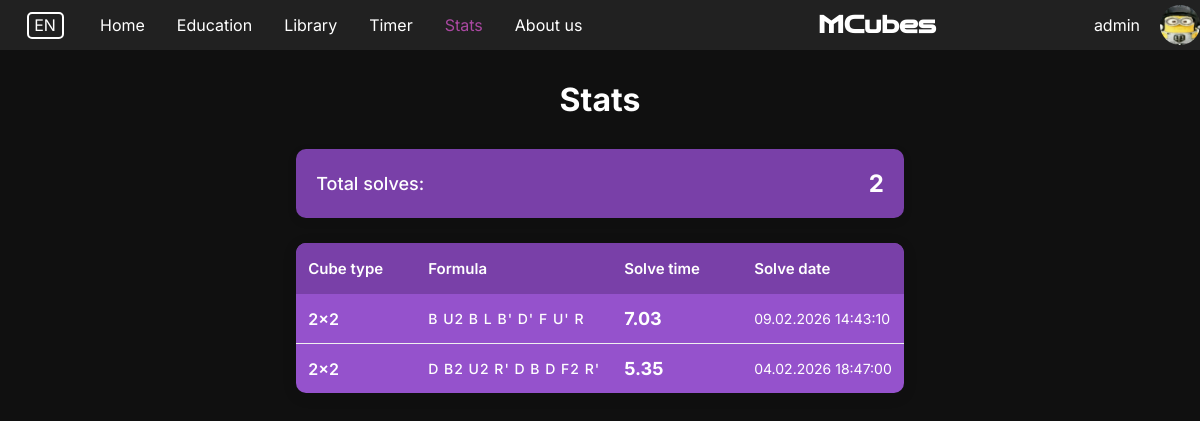
Page /stats/history/ (signed in) on the earlier database version.
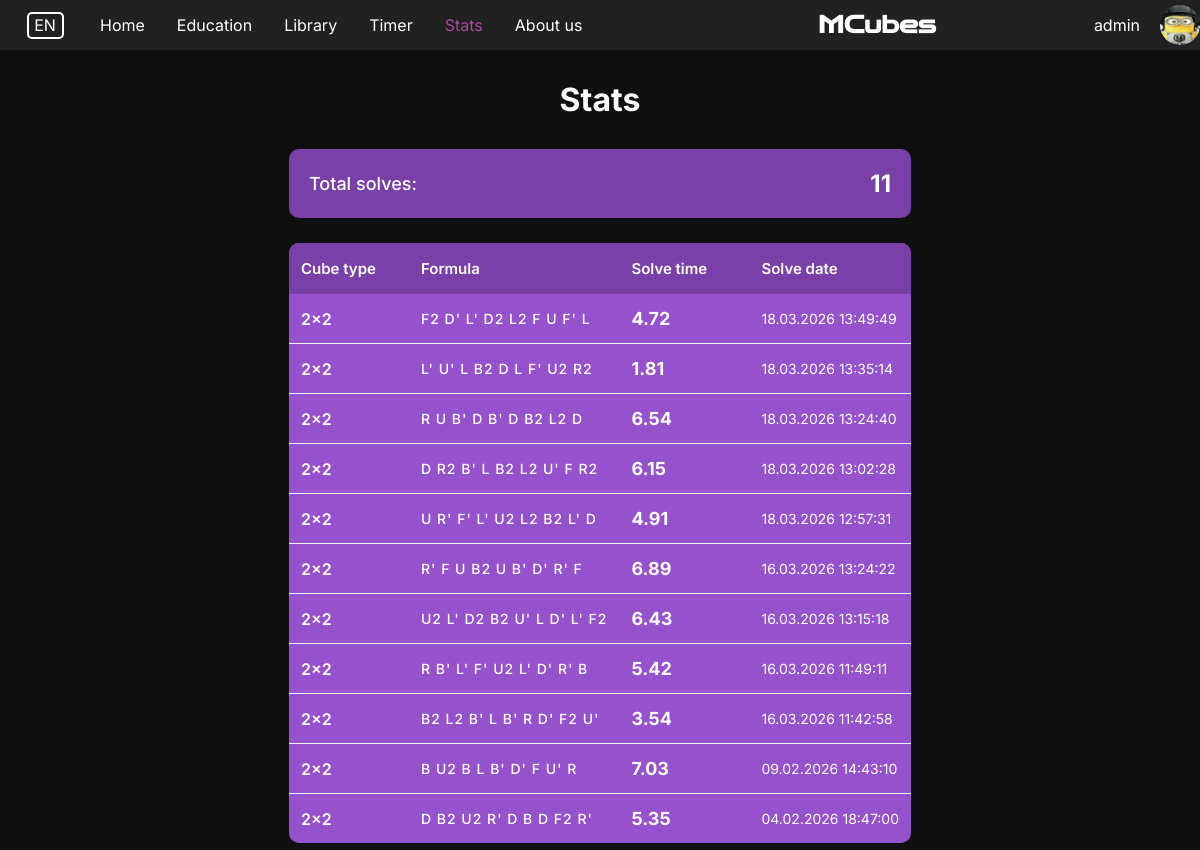
Same page on the later database version.
### account/models.py (models this page shows, shortened)
class MyAccount(AbstractBaseUser, PermissionsMixin):
    id = models.AutoField(primary_key=True)
    email = models.EmailField(verbose_name="email", max_length=60, unique=True)
    nickname = models.CharField(max_length=30, unique=True)
    avatar = models.ImageField(upload_to='avatars/', blank=True, null=True)
    date_joined = models.DateTimeField(auto_now_add=True)
    last_login = models.DateTimeField(auto_now=True)
    is_active = models.BooleanField(default=True)
    is_admin = models.BooleanField(default=False)
    is_staff = models.BooleanField(default=False)
    is_superuser = models.BooleanField(default=False)
    USERNAME_FIELD = 'email'
    REQUIRED_FIELDS = ['nickname']
    objects = MyAccountManager()

### rubik_timer/models.py (models this page shows, shortened)
class Solve(models.Model):
    CUBE_TYPES = [
        ('2x2', '2x2'),
        ('3x3', '3x3'),
        ('4x4', '4x4'),
        ('pyraminx', 'Пираминкс'),
    ]
    user = models.ForeignKey(
        settings.AUTH_USER_MODEL,
        on_delete=models.CASCADE,
        related_name='solves'
    )
    cube_type = models.CharField(max_length=20, choices=CUBE_TYPES, default='2x2')
    scramble = models.CharField(max_length=200)  # формула перемешивания
    solve_time = models.FloatField()  # время в секундах
    solved_at = models.DateTimeField(default=timezone.now)
    class Meta:
        ordering = ['-solved_at']
        db_table = 'rubik_timer_solve'
    def formatted_time(self):
        minutes = int(self.solve_time // 60)
        seconds = self.solve_time % 60
        return f"{minutes:02d}:{seconds:05.2f}" if minutes > 0 else f"{seconds:.2f}"

### stats/views.py (the view)
# urls.py: path('history/', views.history_view, name='history'),
@login_required
def history_view(request):
    solves = Solve.objects.filter(user=request.user).order_by('-solved_at')
    return render(request, 'stats/history.html', {
        'solves': solves,
    })

### stats/templates/stats/history.html (shortened to what this page needs)
{% extends 'base.html' %}
{% load static %}
{% load i18n %}
{% block extra_css %}
<link rel="stylesheet" href="{% static 'stats/css/history.css' %}">
{% endblock %}
{% block content %}
<div class="history-container">
    <h1 class="text">{% trans "Stats" %}</h1>
    {% if solves %}
    <div class="stats-summary">
        <div class="summary-item">
            <span class="label">{% trans "Total solves:" %}</span>
            <span class="value">{{ solves.count }}</span>
        </div>
    </div>
    <div class="table-container">
        <table class="history-table">
            <thead>
                <tr>
                    <th>{% trans "Cube type" %}</th>
                    <th>{% trans "Formula" %}</th>
                    <th>{% trans "Solve time" %}</th>
                    <th>{% trans "Solve date" %}</th>
                </tr>
            </thead>
            <tbody>
                {% for solve in solves %}
                <tr>
                    <td class="cube-type">{{ solve.get_cube_type_display }}</td>
                    <td class="scramble">{{ solve.scramble }}</td>
                    <td class="solve-time">{{ solve.formatted_time }}</td>
                    <td class="solve-date">{{ solve.solved_at|date:"d.m.Y H:i:s" }}</td>
                </tr>
                {% endfor %}
            </tbody>
        </table>
    </div>
    {% endif %}
</div>
{% endblock %}

### templates/base.html (shortened to what this page needs)
{% load static %}
{% load i18n %}
{% get_current_language as CURRENT_LANG %}
<!DOCTYPE html>
<html lang="{{ CURRENT_LANG }}">
<head>
    <link rel="stylesheet" href="{% static 'css/base.css' %}">
    {% block extra_css %}{% endblock %}
</head>
<body>
    <nav class="navbar">
        <form action="{% url 'set_language' %}" method="post" style="display: inline;">
                <button type="submit" class="lang-switch a-button">
                    <div class="lang-box">
                        {% if CURRENT_LANG == 'en' %}EN{% else %}RU{% endif %}
                    </div>
                </button>
        </form>
        <div class="nav-content desktop">
            <div class="nav-links">
                <a id="link-home" href="{% url 'home' %}" class="nav-link a-button">{% trans "Home" %}</a>
                <a id="link-education" href="{% url 'education' %}" class="nav-link a-button">{% trans "Education" %}</a>
                <a id="link-library" href="{% url 'comingsoon' %}" class="nav-link a-button">{% trans "Library" %}</a>
                <a id="link-timer" href="{% url 'rubik_timer:choose_timer' %}" class="nav-link a-button">{% trans "Timer" %}</a>
                <a id="link-stats" href="{% url 'stats:history' %}" class="nav-link a-button">{% trans "Stats" %}</a>
                <a id="link-about-us" href="{% url 'aboutus' %}" class="nav-link a-button">{% trans "About us" %}</a>
            </div>
        </div>
        <div class="spacer desktop">
            <h1 class="webLogo">MCubes</h1>
        </div>
        <a id="link-account" class="account-text a-button nav-link a-button desktop" href="{% url 'account:profile' %}">
        {% if user.is_authenticated %}
            {{ user.nickname }}
        {% else %}
            account
        {% endif %}
        </a>
        <div class="avatar-container desktop">
            {% if user.avatar %}
                <img class="avatar" src="{{ user.avatar.url }}" alt="{{ user.nickname }}">
            {% else %}
                <img class="avatar" src="{% get_media_prefix %}/avatars/default.png" alt="avatar">
            {% endif %}
        </div>
    </nav>
    <main class="content">
        {% block content %}
        {% endblock %}
    </main>
</body>
</html>

### static/css/base.css (style rules this page uses)
.webLogo { font-family: "ZenDotsKir"; margin: 0; }
* { margin: 0; padding: 0; box-sizing: border-box; font-family: "Inter"; }
html { height: 100vh; }
body { display: flex; flex-direction: column; background-color: rgb(16, 16, 16); color: #ffffff; width: 100%; height: 100%; font-family: 'Inter', sans-serif; }
.content { height: 100%; display: flex; flex-direction: column; justify-content: center; align-items: center; }
.navbar { display: flex; flex-direction: row; justify-content: start; align-items: center; height: 50px; background-color: #212121; width: 100%; text-decoration: none; padding-left: 20px; }
.nav-content { display: flex; flex-direction: row; justify-content: center; align-items: center; gap: 32px; width: 600px; height: 50px; margin-left: 30px; }
.nav-links { display: flex; flex-direction: row; gap: 32px; width: 600px; height: 24px; }
.nav-link { text-decoration: none; display: flex; align-items: center; color: #ffffff; font-family: 'Inter', sans-serif; user-select: none; transition: color .5s ease; }
.lang-switch { display: flex; justify-content: center; align-items: center; height: 50px; width: 50px; background: none; border: none; padding: 0; margin: 0; cursor: pointer; font: inherit; color: inherit; }
.lang-box { display: flex; justify-content: center; align-items: center; width: 37px; height: 27px; border: 2px solid; border-radius: 5px; }
.spacer { display: flex; justify-content: center; align-items: center; max-width: 100%; height: 50px; width: 100%; }
.account-text { display: flex; justify-content: end; align-items: center; width: 287px; height: 50px; }
.avatar-container { display: flex; justify-content: center; align-items: center; width: 50px; height: 50px; margin-left: 20px; }
.a-button { user-select: none; text-decoration: none; color: #ffffff; }
.avatar { height: 40px; width: 40px; border-radius: 25px; }

### stats/static/stats/css/history.css (style rules this page uses)
.history-container { max-width: 1200px; margin: 0 auto; padding: 30px 20px; height: 100%; }
.history-container h1 { text-align: center; color: white; margin-bottom: 30px; font-size: 32px; }
.stats-summary { background: #7940a8; padding: 20px; border-radius: 10px; margin-bottom: 25px; box-shadow: 0 3px 10px rgba(0,0,0,0.1); }
.summary-item { display: flex; justify-content: space-between; align-items: center; font-size: 18px; }
.summary-item .label { font-weight: 500; color: #fff; }
.summary-item .value { font-weight: bold; color: #fff; font-size: 24px; }
.table-container { background: #9552cc; border-radius: 10px; overflow: hidden; box-shadow: 0 3px 15px rgba(0,0,0,0.1); }
.history-table { width: 100%; border-collapse: collapse; }
.history-table thead { background: #7940a8; color: white; }
.history-table th { padding: 16px 12px; text-align: left; font-weight: 600; font-size: 15px; }
.history-table td { padding: 14px 12px; border-bottom: 1px solid #f0f0f0; }
.history-table tbody tr:last-child td { border-bottom: none; }
.cube-type { font-weight: 600; color: #fff; width: 120px; }
.scramble { font-size: 14px; color: #fff; font-weight: 500; letter-spacing: 1px; }
.solve-time { font-size: 18px; font-weight: bold; color: #fff; width: 130px; }
.solve-date { color: #fff; font-size: 14px; width: 150px; white-space: nowrap; }
#link-stats { color: #aa48a1; }

Differences in the rows shown:
added Solve: cube_type "2x2", scramble "F2 D' L' D2 L2 F U F' L", formatted_time "4.72", solved_at "18.03.2026 13:49:49"
added Solve: cube_type "2x2", scramble "L' U' L B2 D L F' U2 R2", formatted_time "1.81", solved_at "18.03.2026 13:35:14"
added Solve: cube_type "2x2", scramble "R U B' D B' D B2 L2 D", formatted_time "6.54", solved_at "18.03.2026 13:24:40"
added Solve: cube_type "2x2", scramble "D R2 B' L B2 L2 U' F R2", formatted_time "6.15", solved_at "18.03.2026 13:02:28"
added Solve: cube_type "2x2", scramble "U R' F' L' U2 L2 B2 L' D", formatted_time "4.91", solved_at "18.03.2026 12:57:31"
added Solve: cube_type "2x2", scramble "R' F U B2 U B' D' R' F", formatted_time "6.89", solved_at "16.03.2026 13:24:22"
added Solve: cube_type "2x2", scramble "U2 L' D2 B2 U' L D' L' F2", formatted_time "6.43", solved_at "16.03.2026 13:15:18"
added Solve: cube_type "2x2", scramble "R B' L' F' U2 L' D' R' B", formatted_time "5.42", solved_at "16.03.2026 11:49:11"
added Solve: cube_type "2x2", scramble "B2 L2 B' L B' R D' F2 U'", formatted_time "3.54", solved_at "16.03.2026 11:42:58"
Other differences:
{{ solves.count }}: "2" → "11"
